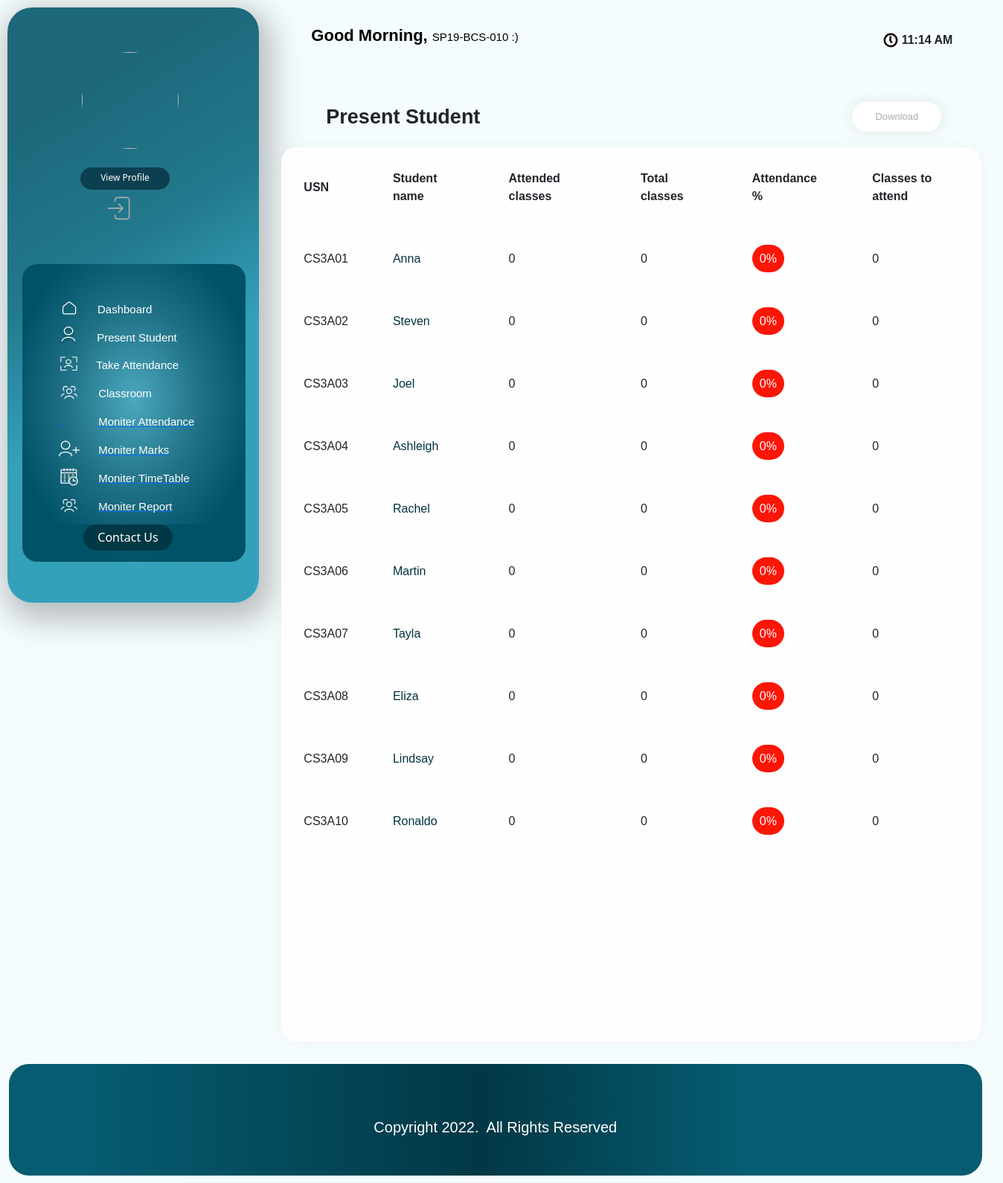
/teacher/41/Students/attendance/ (signed in), run on the app's committed database.
### info/models.py (models this page shows, shortened)
class User(AbstractUser):
    @property
    def is_student(self):
        if hasattr(self, 'student'):
            return True
        return False

class AttendanceTotal(models.Model):
    course = models.ForeignKey(Course, on_delete=models.CASCADE)
    student = models.ForeignKey(Student, on_delete=models.CASCADE)
    class Meta:
        unique_together = (('student', 'course'),)
    @property
    def att_class(self):
        stud = Student.objects.get(name=self.student)
        cr = Course.objects.get(name=self.course)
        att_class = Attendance.objects.filter(course=cr, student=stud, status='True').count()
        return att_class
    @property
    def total_class(self):
        stud = Student.objects.get(name=self.student)
        cr = Course.objects.get(name=self.course)
        total_class = Attendance.objects.filter(course=cr, student=stud).count()
        return total_class
    @property
    def attendance(self):
        stud = Student.objects.get(name=self.student)
        cr = Course.objects.get(name=self.course)
        total_class = Attendance.objects.filter(course=cr, student=stud).count()
        att_class = Attendance.objects.filter(course=cr, student=stud, status='True').count()
        if total_class == 0:
            attendance = 0
        else:
            attendance = round(att_class / total_class * 100, 2)
        return attendance
    @property
    def classes_to_attend(self):
        stud = Student.objects.get(name=self.student)
        cr = Course.objects.get(name=self.course)
        total_class = Attendance.objects.filter(course=cr, student=stud).count()
        att_class = Attendance.objects.filter(course=cr, student=stud, status='True').count()
        cta = math.ceil((0.75 * total_class - att_class) / 0.25)
        if cta < 0:
            return 0
        return cta

class Student(models.Model):
    user = models.OneToOneField(User, on_delete=models.CASCADE, null=True)
    class_id = models.ForeignKey(Class, on_delete=models.CASCADE, default=1)
    USN = models.CharField(primary_key='True', max_length=100)
    name = models.CharField(max_length=200)
    Reg = models.TextField(max_length=50,null=True)
    ph = models.TextField(max_length=50)
    email = models.TextField(max_length=50)
    cnic = models.TextField(max_length=50)
    sex = models.CharField(max_length=50, choices=sex_choice, default='Male')
    DOB = models.DateField(default='1998-01-01')
    image = models.ImageField(upload_to=filepath, null=True, blank=True)
    def __str__(self):
        return self.name

class Course(models.Model):
    dept = models.ForeignKey(Dept, on_delete=models.CASCADE)
    id = models.CharField(primary_key='True', max_length=50)
    name = models.CharField(max_length=50)
    shortname = models.CharField(max_length=50, default='X')
    def __str__(self):
        return self.name

### info/views.py (the view)
# urls.py: path('teacher/<int:assign_id>/Students/attendance/', views.t_student, name='t_student'),
@login_required()
def t_student(request, assign_id):
    ass = Assign.objects.get(id=assign_id)
    att_list = []
    for stud in ass.class_id.student_set.all():
        try:
            a = AttendanceTotal.objects.get(student=stud, course=ass.course)
        except AttendanceTotal.DoesNotExist:
            a = AttendanceTotal(student=stud, course=ass.course)
            a.save()
        att_list.append(a)
    return render(request, 'info/t_students.html', {'att_list': att_list,'date': g, 'time': current_time})

### info/templates/info/t_students.html (shortened to what this page needs)
<!DOCTYPE html>
<html lang="en">
<head>
     <link href="https://cdn.jsdelivr.net/npm/bootstrap@5.2.0-beta1/dist/css/bootstrap.min.css" rel="stylesheet">
</head>
<body style="background-color: rgba(245, 252, 253, 0.94)">
  <div    >
    <div class="maiin">
        <div class="upcnt">
            <div class="uplftcnt">
                <div class="primg">
                  <img src="/ImagesAttendance/{{ user.teacher.image }}" alt="">
                </div>
                <div class="prdet">
                    <div class="btnttl">
                      <a style="text-decoration:none ;" href="/viewprofile"><div  class="vp"> View Profile</div></a>
                    </div>
                    <div class="lgout" style="margin-left: 135px; margin-top: 0px; "><a href="{% url 'logout'%}"><img style=" width: 30px; height:50px;" src="/ImagesAttendance/info/images/lgout.svg" alt=""> </a></div>
                </div>
                <div class="navico">
                <div class="upici">
                  <a href="/index" style="color:white;text-decoration:none;">
                    <div class="icco">
                    <div class="icim"><img style="width: 26px; height:26px; "  src="/ImagesAttendance/info/images/House_02.svg"> </div>
                    <div class="icttl"> Dashboard</div>
                    </div>
                  </a>
                  <a href="/present_student" style="color:white;text-decoration:none;">
                    <div class="icco">
                    <div class="icim">&nbsp;<img style="width: 26px; height:25px; margin-left: -5px;"  src="/ImagesAttendance/info/images/prstu.svg"> </div>
                    <div class="icttl">Present Student </div>
                    </div>
                  </a>
                  <a href="/TakeAttendance" style="color:white;text-decoration:none;">
                    <div class="icco">
                    <div class="icim">&nbsp;<img style="width: 23px; height:23px; margin-left: -3px; "  src="/ImagesAttendance/info/images/tkatn.svg"> </div>
                    <div class="icttl">Take Attendance </div>
                    </div>
                  </a>
                  <a href="/class_room" style="color:white;text-decoration:none;">
                    <div class="icco">
                    <div class="icim">&nbsp;<img style="width: 28px; height:28px; margin-left: -5px;"  src="/ImagesAttendance/info/images/clsrm.svg"> </div>
                    <div class="icttl">Classroom</div>
                    </div>
                  </a>
                  <a href="{% url 't_clas' request.user.teacher.id 1 %}">
                      <div class="icco">
                          <div class="icim">&nbsp;<img style="width: 28px; height:28px; margin-left: -5px;"  src="/ImagesAttendance/info/images/editico.svg"> </div>
                          <div class="icttl">Moniter Attendance</div>
                          </div>
                    </a>
                    <a href="{% url 't_clas' request.user.teacher.id 2 %}">
                      <div class="icco">
                          <div class="icim">&nbsp;<img style="width: 28px; height:28px; margin-left: -5px;"  src="/ImagesAttendance/info/images/adstu.svg"> </div>
                          <div class="icttl">Moniter Marks</div>
                          </div>
                    </a>
                    <a href="{% url 't_timetable' request.user.teacher.id %}">
                      <div class="icco">
                      <div class="icim">&nbsp;<img style="width: 28px; height:28px; margin-left: -5px;"  src="/ImagesAttendance/info/images/ttbl.png"> </div>
                      <div class="icttl">Moniter TimeTable</div>
                      </div>
                   </a>
                   <a href="{% url 't_clas' request.user.teacher.id 3 %}">
                      <div class="icco">
                      <div class="icim">&nbsp;<img style="width: 28px; height:28px; margin-left: -5px;"  src="/ImagesAttendance/info/images/clsrm.svg"> </div>
                      <div class="icttl">Moniter Report</div>
                      </div>
                  </a>
                 </div>
                 <div style=" margin-top: -20px; background-color: transparent   " class="dwic"  >
                  <a style="text-decoration:none  ; background-color: #005266;" href="/contactus"> <div style="background-color: #013845;" class="cntus"><span>Contact Us</span> </div></a>
                </div>
               </div>
            </div>
            <div class="upritcnt">
                <div class="tagg">
                    <div class="greet">Good Morning,<span>{{request.user}} :)</span> </div>
                    <div class="timee">
                        <div class="timeeimg"> <img style="width: 20px; height:20px" src="/ImagesAttendance/info/images/tico.svg"></img> </div>
                        <div class="tym"> {{time}}</div>
                    </div>
                </div>
                <div class="Attendance">
                    <div class="titl">
                      <div>Present Student</div>
                      <div style="background-color: #ffffff; margin-left: 500px;" class="adbtn">
                        <a href="/download"  style=" background-color: #ffffff; text-decoration: none; color: rgb(173, 171, 171);" >Download</a>
                       </div>
                    </div>
                    <div style="height: 90vh;" class="prescont">
                    <table id="studnt">
                  <thead>
                    <tr>
                        <th>USN</th>
                        <th>Student name</th>
                        <th>Attended classes</th>
                        <th>Total classes</th>
                        <th>Attendance %</th>
                        <th>Classes to attend</th>
                    </tr>
                  </thead>
                  <tbody>
                    {% for a in att_list %}
                    <tr>
                        <td>{{ a.student_id }}</td>
                        <td><a style="text-decoration: none; color: #01333f;" href="{% url 't_attendance_detail' a.student.USN a.course_id %}">{{ a.student.name }}</a></td>
                        <td>{{ a.att_class }}</td>
                        <td>{{ a.total_class }}</td>
                        {% if a.attendance < 75 %}
                            <td ><span style="background-color: rgb(252, 22, 6); border-radius: 20px; color: white; padding: 10px;">{{ a.attendance }}%</span></td>
                        {% else %}
                            <td ><span style="background-color: rgb(70, 221, 0); border-radius: 20px; color: white; padding: 10px;">{{ a.attendance }}%</span></td>
                        {% endif %}
                        <td>{{ a.classes_to_attend }}</td>
                    </tr>
                    {% empty %}
                            <p>No students</p>
                    {% endfor %}
                  </tbody>
                </table>
              </div>
            </div>
        </div>
    </div>
    <div  class="dwncnt">
    <div class="cpr">Copyright 2022.&nbsp; All Rights Reserved</div>
    </div>
</div>
</div>
</body>
</html>

### info/templates/info/t_students.html (style rules this page uses)
.maiin { display: flex; flex-direction: column; }
.upcnt { display: flex; }
.uplftcnt { height: 800px; width: 338.33px; margin: 10px; background: linear-gradient(328.91deg, rgba(0, 136, 168, 0.79) 38.23%, rgba(14, 108, 130, 0.912112) 59.45%, rgba(19, 97, 116, 0.958605) 83.69%); box-shadow: 7px 13px 42px 11px rgba(0, 0, 0, 0.25); border-radius: 33px; display: flex; flex-direction: column; }
.greet { font-family: 'Hammersmith One', sans-serif; font-weight: 600; font-size: 22px; line-height: 35px; text-align: center; margin-left: 60px; color: #000000; }
.greet span { font-size: 15px; margin-left: 6px; font-weight: 400; }
.tagg { display: flex; gap: 490px; margin-top: 30px; }
.timee { display: flex; gap: 5px; margin-top: 10px; margin-right: 8px; }
.tym { font-family: 'DM Sans', sans-serif; font-weight: 600; margin-top: 2px; }
.primg { border-radius: 100px; width: 130px; height: 130px; margin-top: 60px; margin-left: 100px; display: flex; justify-content: center; align-items: center; }
.primg img { border-radius: 100px; width: 130px; height: 130px; }
.navico { margin-left: 20px; margin-right: 20px; margin-top: 50px; height: 400px; width: 300px; background: radial-gradient(54.74% 54.74% at 49.91% 45.32%, #4BA8BE 0%, #207185 55.32%, #005266 100%); border-radius: 20px; }
.btnttl { height: 30px; width: 120px; border-radius: 20px; background-color: #0C3F4F; display: flex; justify-content: center; margin-top: 7px; font-size: 12px; margin-left: 98px; }
.vp { margin-top: 5px; color: #FFFFFF; }
.upici { margin-top: 45px; }
.icco { display: flex; gap: 25px; margin-top: 10px; }
.icim { margin-left: 50px; color: #FFFFFF; }
.icttl { color: #FFFFFF; font-family: 'DM Sans', sans-serif; font-size: 15px; margin-top: 5px; }
.dwic { width: 270px; height: 100px; border-radius: 20px; margin-left: 12px; }
.dwic { background: #071E23; display: flex; flex-direction: column; gap: 10px; justify-items: center; justify-content: center ; margin-top: 50px; }
.ttlh ,.cntus { margin-left: 70px; }
.cntus { color: white; background-color: #116782; width: 120px; display: flex; justify-content: center; height: 35px; border-radius: 100px; }
.cntus span { margin-top: 5px; }
.dwncnt { width: 97vw; height: 150px; background: linear-gradient(90deg, #065C71 8.33%, #013845 48.52%, #065C71 75.37%); border-radius: 27px; margin-left: 12px; margin-bottom: 10px; margin-top: 10px; display: flex; justify-content: space-around; }
.cpr { margin-top: 70px; color: #FFFFFF; font-family: 'DM Sans', sans-serif; font-size: 20px; }
.titl { font-family: 'DM Sans', sans-serif; font-size: 27px; font-weight: 700; margin-top: 70px; margin-left: 80px; margin-bottom: 10px; }
.icco { display: inline-block; display: flex; vertical-align: middle; -webkit-transform: perspective(1px) translateZ(0); transform: perspective(1px) translateZ(0); box-shadow: 0 0 1px rgba(0, 0, 0, 0); -webkit-transition-duration: 0.3s; transition-duration: 0.3s; }
.icco .icim { -webkit-transform: translateZ(0); transform: translateZ(0); -webkit-transition-duration: 0.3s; transition-duration: 0.3s; -webkit-transition-property: transform; transition-property: transform; -webkit-transition-timing-function: ease-out; transition-timing-function: ease-out; }
.titl { display: flex; }
::placeholder { color: rgb(189, 189, 189); }
.adbtn { height: 40px; width: 120px; background-color: #00999e; box-shadow: 0px 0px 17px 2px rgba(158, 158, 158, 0.171); border-radius: 30px; margin-left: 360px; font-size: 13px; color: white; display: flex; justify-content: center; align-items: center; font-weight: 400; font-family: 'DM Sans', sans-serif; }
.prescont { background-color: rgb(255, 254, 254); border-radius: 20px; width: 940px; height: 70vh; margin: 20px; display: flex; flex-direction: column; overflow-y: scroll; box-shadow: 0px 0px 17px 2px rgba(218, 218, 218, 0.212); }
#studnt { font-family: Arial, Helvetica, sans-serif; padding: 20px; width: 100%; }
#studnt th { padding: 30px; }
#studnt tr { padding: 30px; }
#studnt td { height: 70px; padding: 30px; }

### data on the page
User: user "SP19-BCS-010"
AttendanceTotal: student_id "CS3A01", student.name "Anna", att_class "0", total_class "0", attendance "0", classes_to_attend "0"
AttendanceTotal: student_id "CS3A02", student.name "Steven", att_class "0", total_class "0", attendance "0", classes_to_attend "0"
AttendanceTotal: student_id "CS3A03", student.name "Joel", att_class "0", total_class "0", attendance "0", classes_to_attend "0"
AttendanceTotal: student_id "CS3A04", student.name "Ashleigh", att_class "0", total_class "0", attendance "0", classes_to_attend "0"
AttendanceTotal: student_id "CS3A05", student.name "Rachel", att_class "0", total_class "0", attendance "0", classes_to_attend "0"
AttendanceTotal: student_id "CS3A06", student.name "Martin", att_class "0", total_class "0", attendance "0", classes_to_attend "0"
AttendanceTotal: student_id "CS3A07", student.name "Tayla", att_class "0", total_class "0", attendance "0", classes_to_attend "0"
AttendanceTotal: student_id "CS3A08", student.name "Eliza", att_class "0", total_class "0", attendance "0", classes_to_attend "0"
AttendanceTotal: student_id "CS3A09", student.name "Lindsay", att_class "0", total_class "0", attendance "0", classes_to_attend "0"
AttendanceTotal: student_id "CS3A10", student.name "Ronaldo", att_class "0", total_class "0", attendance "0", classes_to_attend "0"

### other printed values
{{ time }} "11:14 AM"
